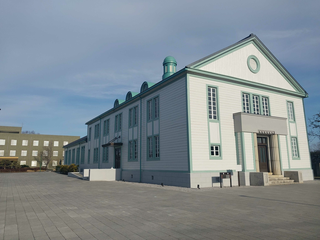
#> input picture sample.png, 320 x 240 px
$ jupyter execute --allow-errors chap11.ipynb   (shell and % lines are left out)
#> lines starting #> are read from the running program, lines starting #| are printed output that depends on the picture; after the words box and inside, x2 and y2 are one past the last pixel; in counts of white or black regions, pixels touching at a corner belong together
[](https://colab.research.google.com/github/schwalbe1996/ds_media_intro/blob/main/chap11.ipynb)

# 11章「画像データの概要」

[cell 1]
import cv2
import matplotlib.pyplot as plt
import numpy as np

# 画像の読み込み。カラー画像の場合
image = cv2.imread('sample.png')
#> image is the input picture: shape (240, 320, 3); mean B, G, R 145.2, 139.2, 129.2
print(f'画像サイズ：{image.shape}')
#| 画像サイズ：(240, 320, 3)

[cell 2]
# モノクロ画像として読み込みたい場合はこちら。元がカラー画像の場合でもモノクロ画像に変換される
gray = cv2.imread('sample.png', cv2.IMREAD_GRAYSCALE)
#> gray: shape (240, 320); min 2, max 245, mean 136.4
print(f'画像サイズ:{gray.shape}')
#| 画像サイズ:(240, 320)

[cell 3]
# 画像の表示
# OpenCVではBGRの順番で色が格納されているので、matplotlibの仕様（RGBの順番）に変換してから表示する
plt.imshow(cv2.cvtColor(image, cv2.COLOR_BGR2RGB))
plt.show()

[cell 4]
# 画像の表示（モノクロ画像）
# cmapを指定しないと疑似カラー表示されてしまうので、cmap='gray'を指定する
plt.imshow(gray, cmap='gray')
plt.colorbar() # 横に目盛を表示したい場合
plt.show()
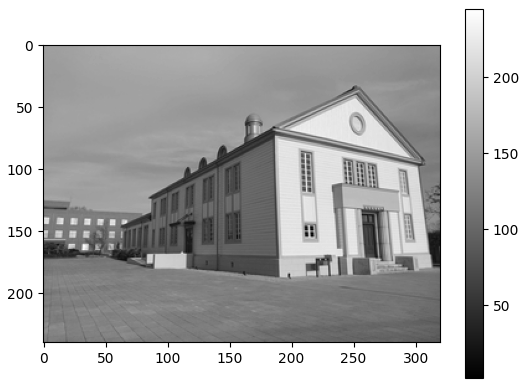
#> figure drawn by matplotlib, 2 panels

[cell 5]
print(image)
#> (printed output is left out)

[cell 6]
image_vflip = cv2.flip(image, 0) # 上下反転．= image[::-1]としても良い
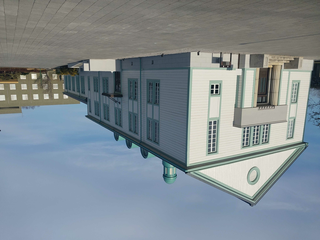
#> image_vflip: shape (240, 320, 3); mean B, G, R 145.2, 139.2, 129.2
image_hflip = cv2.flip(image, 1) # 左右反転．= image[:,::-1]としても良い
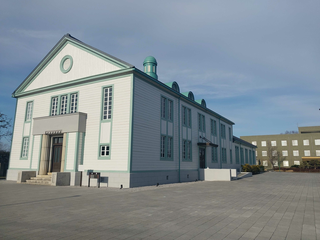
#> image_hflip: shape (240, 320, 3); mean B, G, R 145.2, 139.2, 129.2
image_clip = image[130:200,150:250].copy()
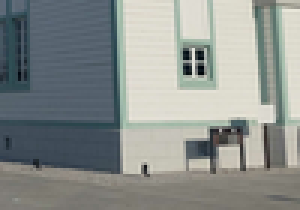
#> image_clip: shape (70, 100, 3) (shown 3 times larger); mean B, G, R 141, 144.3, 139.3
image_mask = image.copy()
image_mask[130:200,150:250] = 0
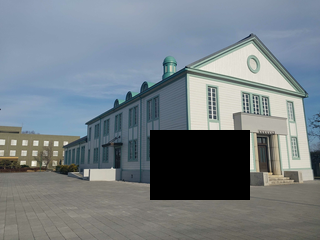
#> image_mask: shape (240, 320, 3); 9.11% of pixels changed, all inside (x1, y1, x2, y2) = (150, 130, 250, 200)

for img in [image_vflip, image_hflip, image_clip, image_mask]:
    plt.imshow(cv2.cvtColor(img, cv2.COLOR_BGR2RGB))
    plt.show()
#> this loop made 4 passes

cv2.imwrite('image_clip.png', image_clip) # image_clip.pngというファイル名で保存
#> Out = True

[cell 7]
import numpy as np
B = image[:,:,0]
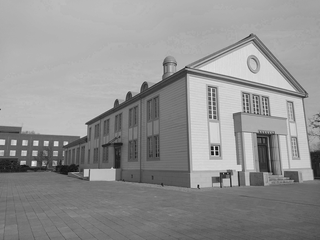
#> B: shape (240, 320); min 8, max 238, mean 145.2
G = image[:,:,1]
R = image[:,:,2]
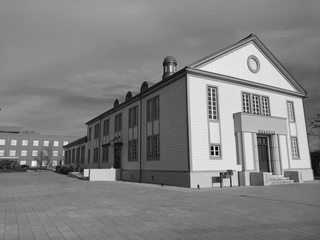
#> R: shape (240, 320); min 0, max 249, mean 129.2
newR = 0.393*R + 0.769*G + 0.189*B
newG = 0.349*R + 0.686*G + 0.189*B
newB = 0.272*R + 0.534*G + 0.131*B
sepia = cv2.merge((newB,newG,newR))
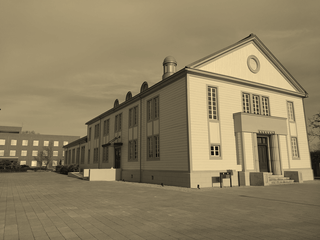
#> sepia: shape (240, 320, 3) float64; mean of channels 0, 1, 2 128.5, 168.1, 185.3; drawn with min black and max white
sepia[sepia > 255] = 255 # 255を超える値を255にする
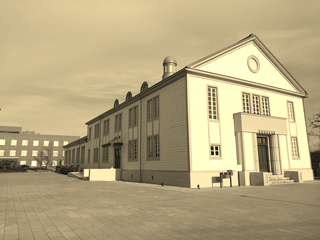
#> sepia: shape (240, 320, 3) float64; 10.92% of pixels changed, all inside (x1, y1, x2, y2) = (0, 43, 313, 188); drawn as B, G, R
sepia = sepia.astype(np.uint8) # 0～255の8bit整数型（np.uint8）に変換

plt.imshow(cv2.cvtColor(sepia,cv2.COLOR_BGR2RGB))
plt.show()

# 章末問題11-2

[cell 8]
image = cv2.imread('roadscene.png', cv2.IMREAD_GRAYSCALE)
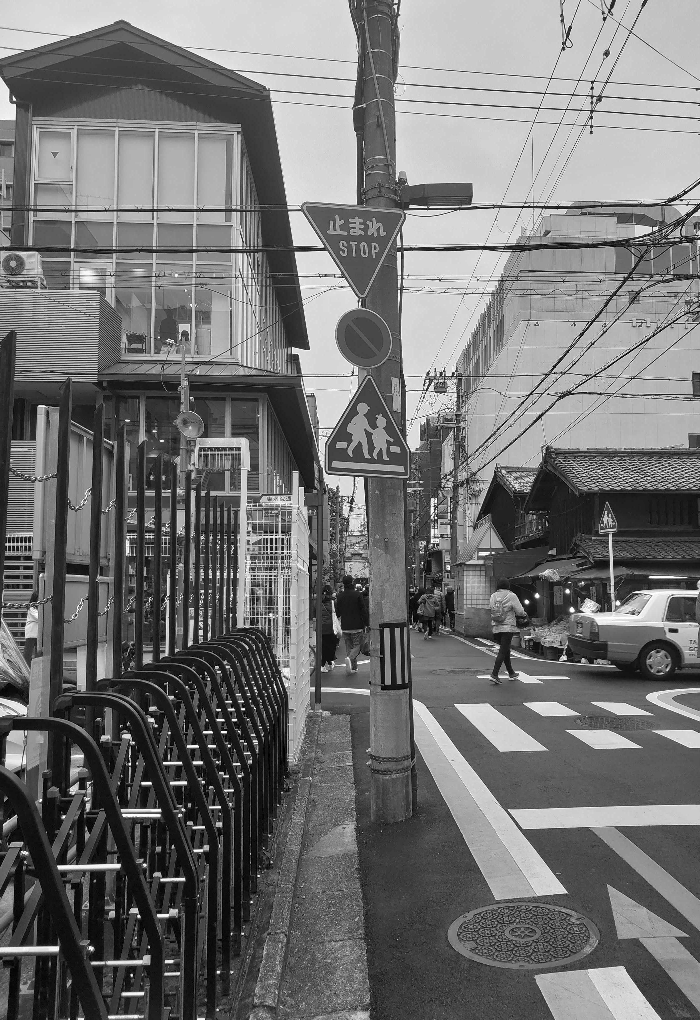
#> input picture roadscene.png, 700 x 1020 px
#> image is the input picture: shape (1020, 700); min 0, max 255, mean 115.6

[cell 9]
print(f'元画像のサイズ{image.shape}')
#| 元画像のサイズ(1020, 700)
height, width = image.shape # モノクロ画像の場合
#> height = 1020; width = 700
#> (the rest of this cell did not finish here and is left out)
